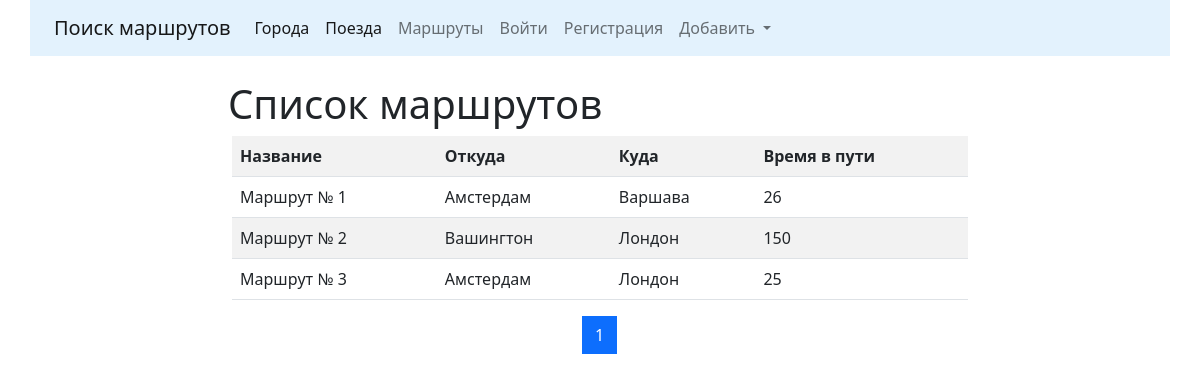
/list_route/, run on the app's committed database.
### routes/models.py (models this page shows, shortened)
class Route(models.Model):
    name = models.CharField(max_length=50, unique=True, verbose_name='Название маршрута')
    travel_time = models.PositiveIntegerField(verbose_name='общее время в пути')
    from_city = models.ForeignKey(City, on_delete=models.CASCADE, related_name='route_from_city_set', verbose_name='Из какого города')
    to_city = models.ForeignKey('cities.City', on_delete=models.CASCADE, related_name='rout_to_city_set', verbose_name='В какой город')
    trains = models.ManyToManyField(Train, verbose_name='Список поездов')
    class Meta:
        verbose_name = 'Маршрут'
        verbose_name_plural = 'Маршруты'
        ordering = ['name']

### cities/models.py (models this page shows, shortened)
class City(models.Model):
    name = models.CharField(max_length=100, unique=True, verbose_name = 'Город')
    def __str__(self):
        return self.name
    class Meta:
        verbose_name = 'Город'
        verbose_name_plural = 'Города'
        ordering = ['name']

### routes/views.py (the view)
# urls.py: path('list_route/', RouteListView.as_view(), name='list_route'),
class RouteListView(ListView):
    paginate_by = 10
    model = Route
    template_name = 'routes/list.html'

### routes/templates/routes/list.html (shortened to what this page needs)
{% extends 'base.html' %}
{% block content %}
<h1 class="col-md-8 mx-auto"> Список маршрутов</h1>
<div class="row ">
    <div class="col-md-8 mx-auto">
        <table class="table table-striped">
            <tr>
                <th>Название</th>
                <th>Откуда</th>
                <th>Куда</th>
                <th>Время в пути</th>
            </tr>
        {% for object in page_obj %}
            <tr>
                <td>
                    {{object.name}}
                </td>
                <td>{{ object.from_city }}</td>
                <td>{{ object.to_city }}</td>
                <td>{{ object.travel_time }}</td>
        {% endfor %}
        </table>
    </div>
</div>
<div class="col-md-4 mx-auto">
<nav aria-label="Page navigation example">
  <ul class="pagination pagination justify-content-center">
      {% for page in page_obj.paginator.page_range %}
        <li class="page-item {% if page == page_obj.number %} active {% endif %}" >
            <a class="page-link" href="?page={{page}}">
                {{ page }}
            </a>
        </li>
      {% endfor %}
  </ul>
</nav>
</div>
{% endblock content %}

### data on the page
Route: name "Маршрут № 1", from_city "Амстердам", to_city "Варшава", travel_time "26"
Route: name "Маршрут № 2", from_city "Вашингтон", to_city "Лондон", travel_time "150"
Route: name "Маршрут № 3", from_city "Амстердам", to_city "Лондон", travel_time "25"

### other printed values
{{ page }} "1"
